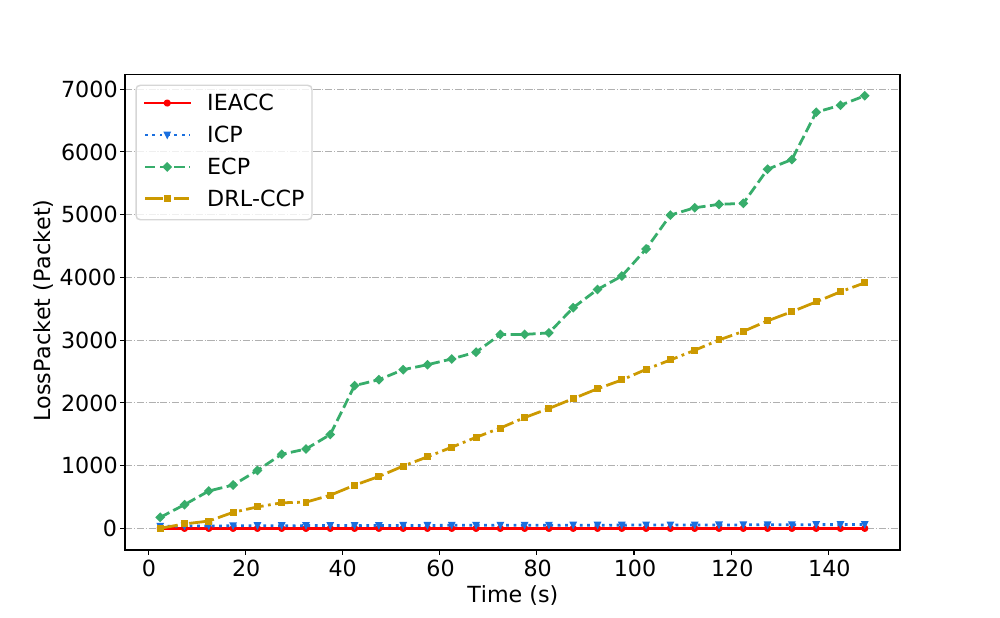

Recreate this plot in Python.
import matplotlib
import matplotlib.pyplot as plt

matplotlib.use('cairo')
plt.figure(figsize=(10, 6.18))

STEP = 5
SEQINDEX = 11

colorset = ['red', '#1A6FDF', '#37AD6B', '#CC9900']
styleset = ['-', ':', '--', '-.']
nameset = ['IEACC', 'ICP', 'ECP', 'DRL-CCP']
suffixset = ['ddpg', 'aimd', 'ecp', 'dqn']
pointset = ['o', 'v', 'D', 's']
#suffixset = ['64', '73', '82', '91', '100']

figparami = 0
for suffix in suffixset:
    filename = '/root/ndn/proj-sep/log/spec/delay-'+suffix+'-2.log'
    print(filename)
    content = open(filename, 'r').readlines()
    x0, y0 = [], []
    lossNum = [0] * 1000
    indexMax = 0
    for line in content:
        value = line.replace(' ', '').split(',')
        if (len(value) >= 3 and value[2] == 'timeout'):
            index = int(float(value[1]) / STEP)
            if (index > indexMax): indexMax = index
            lossNum[index] += 1
    for i in range(1, len(lossNum)):
        lossNum[i] += lossNum[i - 1]
    if (suffix == 'ddpg'):
        for i in range(len(lossNum)):
            lossNum[i] = 0
    stepx = STEP / 2
    a=open('./lossnum-dyn-delay-'+suffix+'.txt','w')
    for i in range(indexMax + 1):
        x0.append(stepx)
        y0.append(lossNum[i])
        a.write(str(stepx)+','+str(lossNum[i])+'\n')
        stepx += STEP
    a.close()
    plt.plot(x0,
             y0,
             label=nameset[figparami],
             color=colorset[figparami],
             ls=styleset[figparami],
             lw=2,
             marker=pointset[figparami],
             markersize=4,
             markevery=1)
    figparami += 1
plt.tick_params(labelsize=16)
plt.grid(axis="y", linestyle='-.')
plt.xlabel("Time (s)", fontdict={"size": 16})
plt.ylabel("LossPacket (Packet)", fontdict={"size": 16})
plt.ylim()
plt.legend(loc='upper left', prop={"size": 16})
plt.savefig('./lossnum-num.png')
